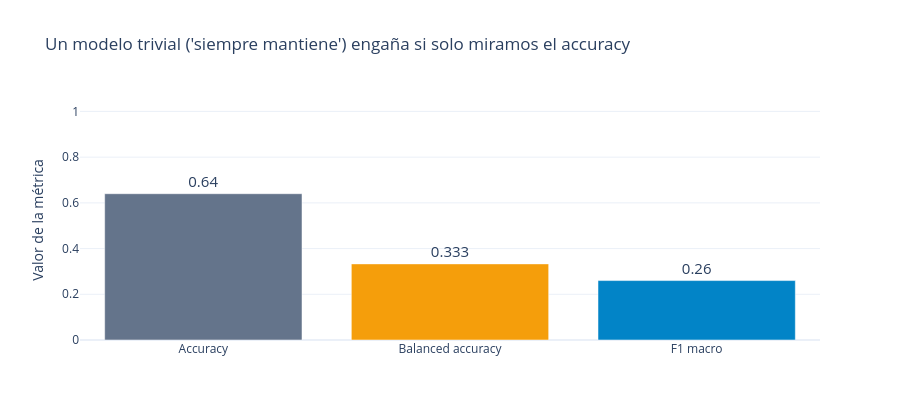

Notebook code cell kept with this figure:
### Markdown cell above
## 4. Por qué el desbalance obliga a usar una línea base y métricas por clase

Si un "modelo" respondiera **siempre "mantiene"**, ¿qué tan bien se vería? Lo calculamos sobre todo el historial. *(Es un ejercicio descriptivo para ilustrar el problema, no una evaluación fuera de muestra; la evaluación honesta viene en la sección 5.)*

### Code cell
y_all = R["decision"].values
pred_trivial = np.full(len(y_all), "mantiene")

pr, rc, f1c, _ = precision_recall_fscore_support(y_all, pred_trivial, labels=ORDEN, zero_division=0)
por_clase = pd.DataFrame({"precision": pr, "recall": rc, "F1": f1c}, index=[ETQ[k] for k in ORDEN]).round(3)
display(por_clase)

p_clases = conteo / conteo.sum()
resumen = pd.DataFrame({
    "Métrica": ["Accuracy", "Balanced accuracy", "F1 macro"],
    "Siempre 'mantiene'": [accuracy_score(y_all, pred_trivial),
                           balanced_accuracy_score(y_all, pred_trivial),
                           f1_score(y_all, pred_trivial, average="macro", labels=ORDEN, zero_division=0)]})
resumen["Siempre 'mantiene'"] = resumen["Siempre 'mantiene'"].round(3)
print(f"Accuracy esperado de adivinar al azar según las proporciones: {(p_clases**2).sum():.3f}")

fig = px.bar(resumen, x="Métrica", y="Siempre 'mantiene'", text="Siempre 'mantiene'",
             color="Métrica", color_discrete_sequence=["#64748b", "#f59e0b", "#0284c7"],
             title="Un modelo trivial ('siempre mantiene') engaña si solo miramos el accuracy")
fig.update_traces(textposition="outside", textfont_size=15)
fig.update_layout(showlegend=False, yaxis_range=[0, 1.05], yaxis_title="Valor de la métrica", xaxis_title="", height=420)
fig.show()

### Figure 1 — Plotly figure (JSON) as saved in the notebook; plotly's stock layout.template omitted (floating-point values rounded to 4 significant figures)
{"data": [{"hovertemplate": "Métrica=%{x}<br>Siempre 'mantiene'=%{text}<extra></extra>", "legendgroup": "Accuracy", "marker": {"color": "#64748b", "pattern": {"shape": ""}}, "name": "Accuracy", "orientation": "v", "showlegend": true, "text": [0.64], "textfont": {"size": 15}, "textposition": "outside", "type": "bar", "x": ["Accuracy"], "xaxis": "x", "y": [0.64], "yaxis": "y"}, {"hovertemplate": "Métrica=%{x}<br>Siempre 'mantiene'=%{text}<extra></extra>", "legendgroup": "Balanced accuracy", "marker": {"color": "#f59e0b", "pattern": {"shape": ""}}, "name": "Balanced accuracy", "orientation": "v", "showlegend": true, "text": [0.333], "textfont": {"size": 15}, "textposition": "outside", "type": "bar", "x": ["Balanced accuracy"], "xaxis": "x", "y": [0.333], "yaxis": "y"}, {"hovertemplate": "Métrica=%{x}<br>Siempre 'mantiene'=%{text}<extra></extra>", "legendgroup": "F1 macro", "marker": {"color": "#0284c7", "pattern": {"shape": ""}}, "name": "F1 macro", "orientation": "v", "showlegend": true, "text": [0.26], "textfont": {"size": 15}, "textposition": "outside", "type": "bar", "x": ["F1 macro"], "xaxis": "x", "y": [0.26], "yaxis": "y"}], "layout": {"barmode": "relative", "height": 420, "legend": {"title": {"text": "Métrica"}, "tracegroupgap": 0}, "showlegend": false, "title": {"text": "Un modelo trivial ('siempre mantiene') engaña si solo miramos el accuracy"}, "xaxis": {"anchor": "y", "categoryarray": ["Accuracy", "Balanced accuracy", "F1 macro"], "categoryorder": "array", "domain": [0, 1], "title": {"text": ""}}, "yaxis": {"anchor": "x", "domain": [0, 1], "range": [0, 1.05], "title": {"text": "Valor de la métrica"}}}}
